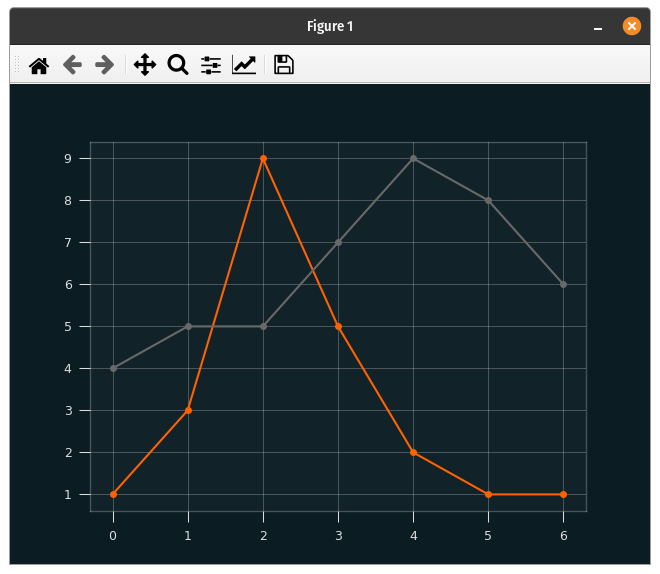

The script that drew this image:
# ing-theme-matplotlib Styles
import matplotlib.pyplot as plt
from ing_theme_matplotlib import mpl_style

def plot(dark):
  mpl_style(dark)
    
  plt.plot([1, 3, 9, 5, 2, 1, 1], marker='o')
  plt.plot([4, 5, 5, 7, 9, 8, 6], marker='o')

  plt.show()

plot(dark=True)
